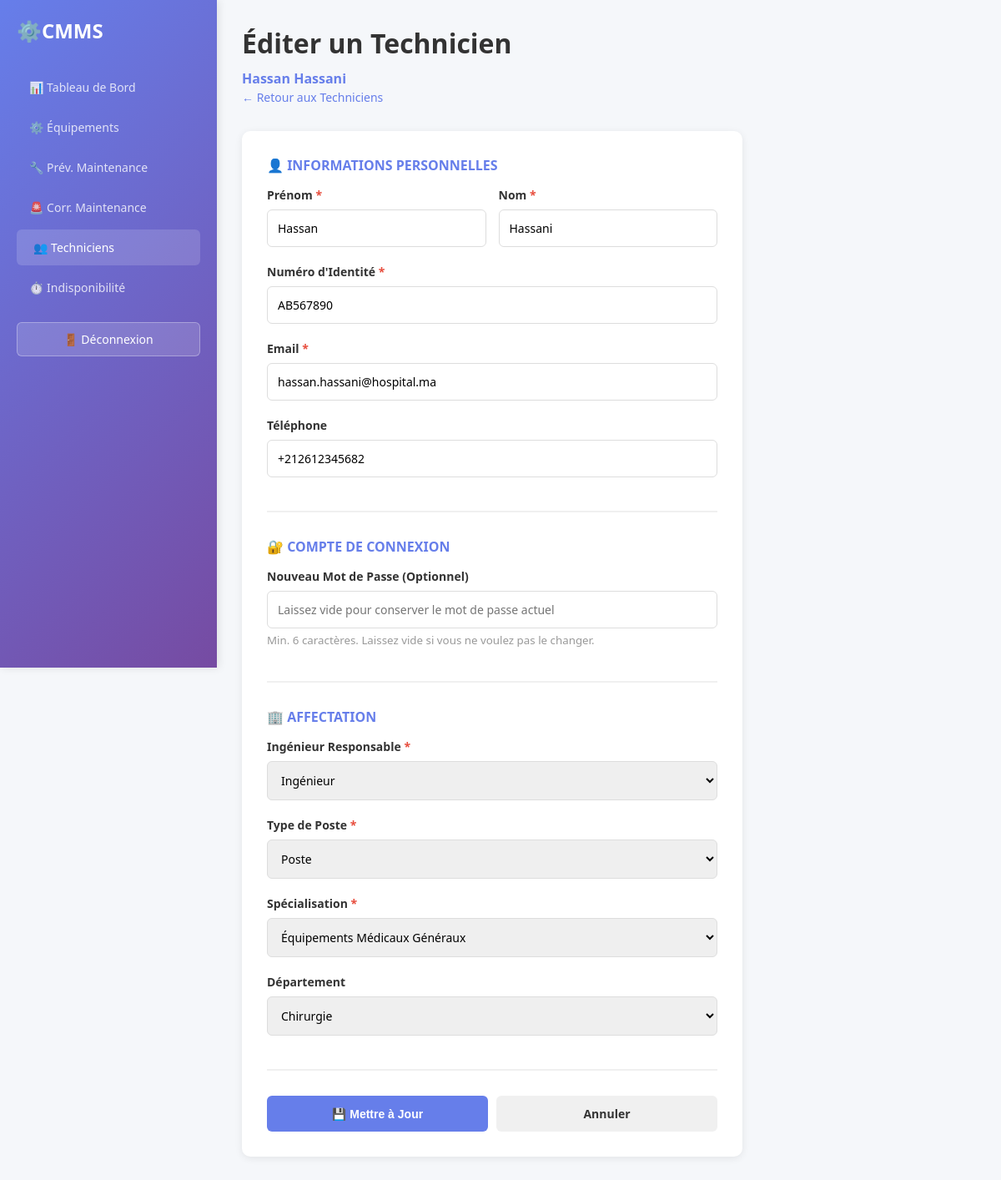
Page /engineer/edit_technician.php?technician_id=1 (signed in) on the committed database.
### tables this page shows
CREATE TABLE Technicians
(
  Technician_ID SMALLINT PRIMARY KEY AUTO_INCREMENT,
  Employee_ID INT NOT NULL UNIQUE,
  Department_ID SMALLINT NOT NULL,
  Specialization_ID SMALLINT NOT NULL,
  Managed_ByEngineer_ID INT NOT NULL,

  FOREIGN KEY (Employee_ID) REFERENCES Employees(Employee_ID),
  FOREIGN KEY (Department_ID) REFERENCES Departments(Department_ID),
  FOREIGN KEY (Specialization_ID) REFERENCES Specializations(Specialization_ID),
  FOREIGN KEY (Managed_ByEngineer_ID) REFERENCES Biomedical_Engineers(Engineer_ID)
);

create table Employees
(
  Employee_ID int primary key AUTO_INCREMENT,
  National_ID varchar(20)not null unique,
  First_Name varchar(60)not null,
  Last_Name varchar(60)not null,
  Phone varchar(25),
  Email varchar(100) not null unique,
  Date_Of_Birth date not null,
  Hire_Date date not null,
  Resign_Date date,
  Contract_Start_Date date not null,
  Contract_End_Date date not null,
  Status_ID SMALLINT not null,
  Shift_Type_ID SMALLINT not null,
  
  foreign key (Status_ID) references Employee_Status(Status_ID),
  foreign key (Shift_Type_ID) references Shift_Type(Shift_Type_ID)
);

CREATE TABLE Specializations
(
  Specialization_ID SMALLINT PRIMARY KEY AUTO_INCREMENT,
  Specialization_Name VARCHAR(60) NOT NULL UNIQUE,
  Description VARCHAR(300)
);

### config/config.php (called while the page is built, shortened)
<?php
try {
    $conn = new mysqli(DB_HOST, DB_USER, DB_PASS, DB_NAME);
        ?>
        <?php
    $conn->set_charset("utf8mb4");
} catch (Exception $e) {
    die("Erreur de connexion: " . $e->getMessage());
}
function fetch_all($query) {
    global $conn;
    $result = $conn->query($query);
    if ($result) {
        return $result->fetch_all(MYSQLI_ASSOC);
    }
    return [];
}
?>

### engineer/edit_technician.php (the view, shortened to what this page needs)
<?php
require_once '../config/config.php';
$technician_id = intval($_GET['technician_id'] ?? 0);
$tech_query = "SELECT t.*, e.First_Name, e.Last_Name, e.Email, e.Phone, e.Status_ID, e.National_ID, e.Shift_Type_ID,
                      d.Department_ID, d.Department_Name
               FROM Technicians t
               INNER JOIN Employees e ON t.Employee_ID = e.Employee_ID
               LEFT JOIN Departments d ON t.Department_ID = d.Department_ID
               WHERE t.Technician_ID = $technician_id";
$tech_result = mysqli_query($conn, $tech_query);
$technician = mysqli_fetch_assoc($tech_result);
$departments_query = "SELECT * FROM Departments ORDER BY Department_Name ASC";
$departments = fetch_all($departments_query);
$shifts_query = "SELECT * FROM shift_type";
$shifts = fetch_all($shifts_query);
$specializations_query = "SELECT * FROM specializations";
$specializations = fetch_all($specializations_query);
$engineers_query = "SELECT * FROM biomedical_engineers";
$engineers = fetch_all($engineers_query);
?>
<!DOCTYPE html>
<html lang="fr">
<head>
</head>
<body>
    <div class="container">
        <aside class="sidebar">
            <div class="logo">⚙️ <span>CMMS</span></div>
            <ul class="nav-menu">
                <li><a href="dashboard.php">📊 Tableau de Bord</a></li>
                <li><a href="equipment.php">⚙️ Équipements</a></li>
                <li><a href="preventive_maintenance.php">🔧 Prév. Maintenance</a></li>
                <li><a href="corrective_maintenance.php">🚨 Corr. Maintenance</a></li>
                <li><a href="users.php" class="active">👥 Techniciens</a></li>
                <li><a href="downtime.php">⏱️ Indisponibilité</a></li>
            </ul>
            <a href="../auth/logout.php" class="logout-btn">🚪 Déconnexion</a>
        </aside>
        <main class="main-content">
            <div class="header">
                <h1>Éditer un Technicien</h1>
                <div class="tech-name"><?php echo htmlspecialchars($technician['First_Name'] . ' ' . $technician['Last_Name']); ?></div>
                <a href="users.php" class="back-link">← Retour aux Techniciens</a>
            </div>
            <div class="form-container">
                <form method="POST">
                    <div class="form-section">
                        <div class="section-title">👤 Informations Personnelles</div>
                        <div class="form-row">
                            <div class="form-group">
                                <label for="first_name">Prénom <span class="required">*</span></label>
                                <input type="text" id="first_name" name="first_name" value="<?php echo htmlspecialchars($technician['First_Name']); ?>" required>
                            </div>
                            <div class="form-group">
                                <label for="last_name">Nom <span class="required">*</span></label>
                                <input type="text" id="last_name" name="last_name" value="<?php echo htmlspecialchars($technician['Last_Name']); ?>" required>
                            </div>
                        </div>
                        <div class="form-row full">
                            <div class="form-group">
                                <label for="national_id">Numéro d'Identité <span class="required">*</span></label>
                                <input type="text" id="national_id" name="national_id" value="<?php echo htmlspecialchars($technician['National_ID']); ?>" required>
                            </div>
                        </div>
                        <div class="form-row full">
                            <div class="form-group">
                                <label for="email">Email <span class="required">*</span></label>
                                <input type="email" id="email" name="email" value="<?php echo htmlspecialchars($technician['Email']); ?>" required>
                            </div>
                        </div>
                        <div class="form-row full">
                            <div class="form-group">
                                <label for="phone">Téléphone</label>
                                <input type="tel" id="phone" name="phone" value="<?php echo htmlspecialchars($technician['Phone'] ?? ''); ?>">
                            </div>
                        </div>
                    </div>
                    <div class="form-section">
                        <div class="section-title">🔐 Compte de Connexion</div>
                        <div class="form-row full">
                            <div class="form-group">
                                <label for="new_password">Nouveau Mot de Passe (Optionnel)</label>
                                <input type="password" id="new_password" name="password" placeholder="Laissez vide pour conserver le mot de passe actuel" minlength="6">
                                <small style="color: #999; margin-top: 5px; display: block;">Min. 6 caractères. Laissez vide si vous ne voulez pas le changer.</small>
                            </div>
                        </div>
                    </div>
                    <div class="form-section">
                        <div class="section-title">🏢 Affectation</div>
                        <div class="form-row full">
                            <div class="form-group">
                                <label for="engineer_id">Ingénieur Responsable <span class="required">*</span></label>
                                <select id="engineer_id" name="engineer_id" required>
                                    <?php if (!empty($engineers)): ?>
                                        <?php foreach ($engineers as $eng): ?>
                                            <option value="<?php echo $eng['Engineer_ID']; ?>" <?php echo ($eng['Engineer_ID'] == $technician['Managed_ByEngineer_ID']) ? 'selected' : ''; ?>>
                                                <?php echo htmlspecialchars($eng['Engineer_Name'] ?? $eng['Name'] ?? 'Ingénieur'); ?>
                                            </option>
                                        <?php endforeach; ?>
                                    <?php endif; ?>
                                </select>
                            </div>
                        </div>
                        <div class="form-row full">
                            <div class="form-group">
                                <label for="shift_type_id">Type de Poste <span class="required">*</span></label>
                                <select id="shift_type_id" name="shift_type_id" required>
                                    <?php if (!empty($shifts)): ?>
                                        <?php foreach ($shifts as $shift): ?>
                                            <option value="<?php echo $shift['Shift_Type_ID']; ?>" <?php echo ($shift['Shift_Type_ID'] == $technician['Shift_Type_ID']) ? 'selected' : ''; ?>>
                                                <?php echo htmlspecialchars($shift['Shift_Type_Name'] ?? $shift['Name'] ?? $shift['Type'] ?? 'Poste'); ?>
                                            </option>
                                        <?php endforeach; ?>
                                    <?php endif; ?>
                                </select>
                            </div>
                        </div>
                        <div class="form-row full">
                            <div class="form-group">
                                <label for="specialization_id">Spécialisation <span class="required">*</span></label>
                                <select id="specialization_id" name="specialization_id" required>
                                    <?php if (!empty($specializations)): ?>
                                        <?php foreach ($specializations as $spec): ?>
                                            <option value="<?php echo $spec['Specialization_ID']; ?>" <?php echo ($spec['Specialization_ID'] == $technician['Specialization_ID']) ? 'selected' : ''; ?>>
                                                <?php echo htmlspecialchars($spec['Specialization_Name'] ?? $spec['Name'] ?? 'Spécialisation'); ?>
                                            </option>
                                        <?php endforeach; ?>
                                    <?php endif; ?>
                                </select>
                            </div>
                        </div>
                        <div class="form-row full">
                            <div class="form-group">
                                <label for="department_id">Département</label>
                                <select id="department_id" name="department_id">
                                    <?php if (!empty($departments)): ?>
                                        <?php foreach ($departments as $dept): ?>
                                            <option value="<?php echo $dept['Department_ID']; ?>" <?php echo ($dept['Department_ID'] == $technician['Department_ID']) ? 'selected' : ''; ?>>
                                                <?php echo htmlspecialchars($dept['Department_Name']); ?>
                                            </option>
                                        <?php endforeach; ?>
                                    <?php endif; ?>
                                </select>
                            </div>
                        </div>
                    </div>
                    <div class="form-actions">
                        <button type="submit" class="btn btn-submit">💾 Mettre à Jour</button>
                        <a href="users.php" class="btn btn-cancel">Annuler</a>
                    </div>
                </form>
            </div>
        </main>
    </div>
</body>
</html>

### engineer/edit_technician.php (style rules this page uses)
* { margin: 0; padding: 0; box-sizing: border-box; }
body { font-family: 'Segoe UI', Tahoma, Geneva, Verdana, sans-serif; background-color: #f5f7fa; color: #333; }
.container { display: flex; min-height: 100vh; }
.sidebar { width: 260px; background: linear-gradient(135deg, #667eea 0%, #764ba2 100%); color: white; padding: 20px; position: fixed; height: 100vh; overflow-y: auto; box-shadow: 2px 0 10px rgba(0, 0, 0, 0.1); }
.logo { display: flex; align-items: center; margin-bottom: 30px; font-size: 24px; font-weight: bold; }
.nav-menu { list-style: none; }
.nav-menu li { margin-bottom: 5px; }
.nav-menu a { display: flex; align-items: center; padding: 12px 15px; color: rgba(255, 255, 255, 0.8); text-decoration: none; border-radius: 6px; transition: all 0.3s; font-size: 14px; }
.nav-menu a:hover, .nav-menu a.active { background: rgba(255, 255, 255, 0.15); color: white; padding-left: 20px; }
.logout-btn { width: 100%; padding: 10px; background: rgba(255, 255, 255, 0.15); color: white; border: 1px solid rgba(255, 255, 255, 0.3); border-radius: 6px; cursor: pointer; font-size: 14px; margin-top: 20px; transition: all 0.3s; text-decoration: none; display: block; text-align: center; }
.main-content { flex: 1; margin-left: 260px; padding: 30px; }
.header { margin-bottom: 30px; }
.header h1 { font-size: 32px; color: #333; margin-bottom: 10px; }
.tech-name { color: #667eea; font-size: 16px; font-weight: 600; }
.back-link { color: #667eea; text-decoration: none; font-size: 14px; transition: all 0.3s; }
.form-container { background: white; border-radius: 10px; box-shadow: 0 2px 10px rgba(0, 0, 0, 0.08); padding: 30px; max-width: 600px; }
.form-section { margin-bottom: 30px; padding-bottom: 20px; border-bottom: 2px solid #f0f0f0; }
.section-title { font-size: 16px; font-weight: 600; color: #667eea; margin-bottom: 15px; text-transform: uppercase; }
.form-row { display: flex; gap: 15px; margin-bottom: 20px; }
.form-row.full { flex-direction: column; }
.form-group { flex: 1; }
label { display: block; margin-bottom: 8px; font-weight: 600; color: #333; font-size: 14px; }
.required { color: #e74c3c; }
input, select, textarea { width: 100%; padding: 12px; border: 1px solid #ddd; border-radius: 6px; font-size: 14px; font-family: inherit; transition: border-color 0.3s; }
.form-actions { display: flex; gap: 10px; margin-top: 30px; }
.btn { flex: 1; padding: 12px; border: none; border-radius: 6px; font-weight: 600; cursor: pointer; font-size: 14px; transition: all 0.3s; }
.btn-submit { background: #667eea; color: white; }
.btn-cancel { background: #f0f0f0; color: #333; text-decoration: none; display: flex; align-items: center; justify-content: center; }

### rows in the picture
technicians: Employee_ID.Last_Name "Hassan Hassani", first_name "Hassan", last_name "Hassani", national_id "AB567890", email "hassan.hassani@hospital.ma", phone "+212612345682", engineer_id "Ingénieur", specialization_id "Équipements Médicaux Généraux"
employees: shift_type_id "Poste"

### other values in the picture
form field department_id "Chirurgie"
